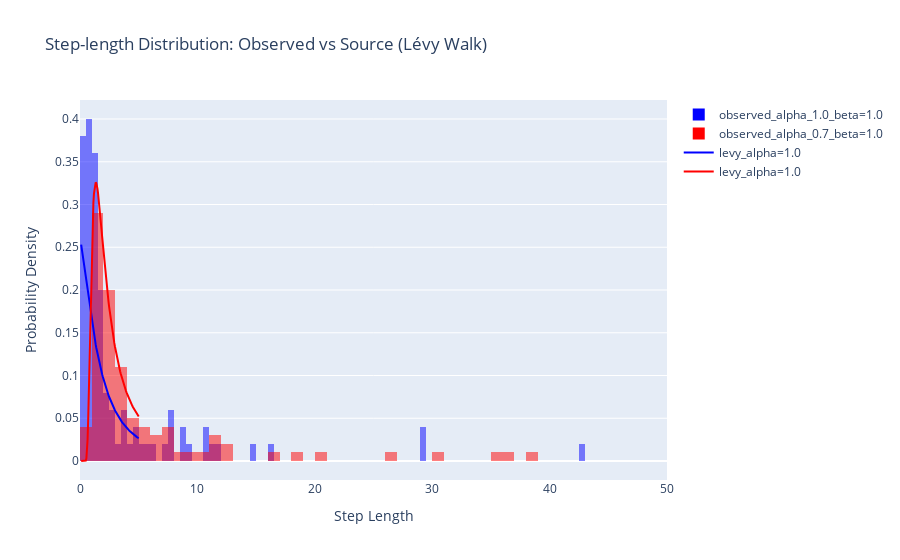

The code cell stored with this chart in its notebook:
### Markdown cell above
## PLOT

### Code cell
fig = go.Figure()

fig.add_trace(go.Histogram(
    x=step_lengths_1,
    nbinsx=150,
    histnorm='probability density',
    name='observed_alpha_1.0_beta=1.0',
    marker=dict(color='blue', opacity=0.5)
))

fig.add_trace(go.Histogram(
    x=step_lengths_2,
    nbinsx=150,
    histnorm='probability density',
    name='observed_alpha_0.7_beta=1.0',
    marker=dict(color='red', opacity=0.5)
))

fig.add_trace(go.Scatter(
    x=x_vals,
    y=levy_dist_1,
    mode='lines',
    name='levy_alpha=1.0',
    line=dict(color='blue', width=2)
))



fig.add_trace(go.Scatter(
    x=x_vals,
    y=levy_dist_2,
    mode='lines',
    name='levy_alpha=1.0',
    line=dict(color='red', width=2)
))
fig.update_xaxes(range=[0, 50])
fig.update_layout(
    title='Step-length Distribution: Observed vs Source (Lévy Walk)',
    xaxis_title='Step Length',
    yaxis_title='Probability Density',
    barmode='overlay',
    showlegend=True
)
fig.show()
